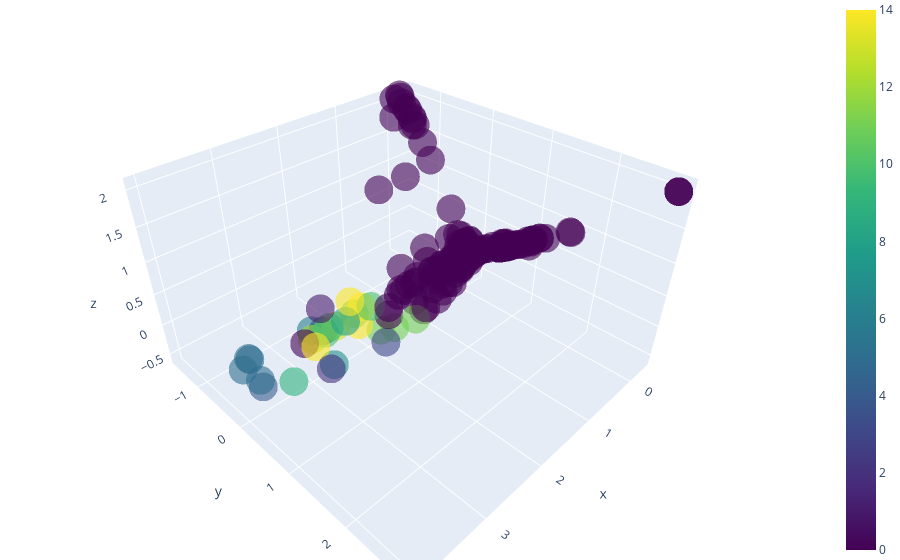

Notebook cell for this chart:
### Code cell
matrix=deriveSoftCosineSimilarityMatrix(allDict)
saveDFPickle(matrix) # TODO remove or make saved result more useful (reusable)

### Figure 1 — Plotly figure (JSON) as saved in the notebook; plotly's stock layout.template omitted (floating-point values rounded to 4 significant figures; data arrays with more than 128 entries replaced by an {"elided": "..."} marker saying what was removed)
{"data": [{"hoverinfo": "text", "marker": {"color": {"elided": "645 int values"}, "colorscale": [[0, "#440154"], [0.1111, "#482878"], [0.2222, "#3e4989"], [0.3333, "#31688e"], [0.4444, "#26828e"], [0.5556, "#1f9e89"], [0.6667, "#35b779"], [0.7778, "#6ece58"], [0.8889, "#b5de2b"], [1, "#fde725"]], "opacity": 0.6, "showscale": true, "size": 10}, "mode": "markers", "text": {"elided": "645 str values"}, "type": "scatter3d", "x": {"elided": "645 float values"}, "y": {"elided": "645 float values"}, "z": {"elided": "645 float values"}}], "layout": {"margin": {"b": 0, "l": 0, "r": 0, "t": 0}}}
